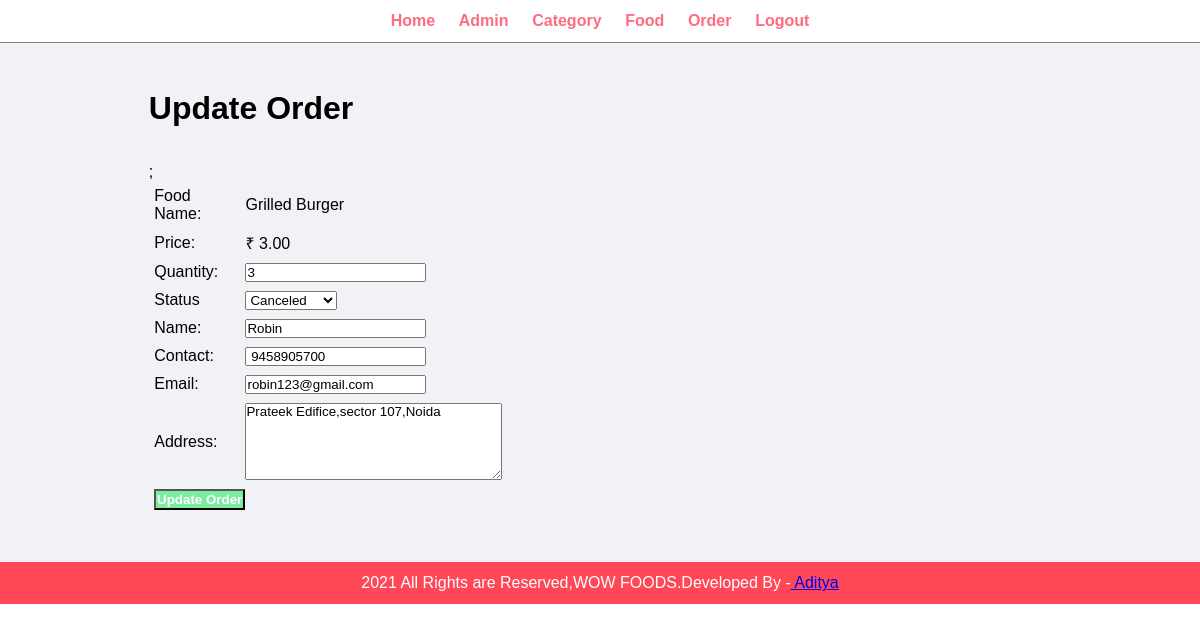
Screenshot of /admin/update-order.php?id=4 (signed in) with the database file from the repository.
### tables this page shows
CREATE TABLE `tbl_order` (
  `id` int(10) UNSIGNED NOT NULL,
  `food` varchar(150) NOT NULL,
  `price` decimal(10,2) NOT NULL,
  `qty` int(11) NOT NULL,
  `total` decimal(10,2) NOT NULL,
  `order_date` datetime NOT NULL,
  `status` varchar(100) NOT NULL,
  `customer_name` varchar(150) NOT NULL,
  `customer_contact` varchar(20) NOT NULL,
  `customer_email` varchar(150) NOT NULL,
  `customer_address` varchar(255) NOT NULL
);

### admin/update-order.php (the view, shortened to what this page needs)
<?php
include('partials/menu.php'); ?>
<div class="main-content">
    <div class="wrapper">
      <h1> Update Order</h1>
      <br><br>
      <?php
       if(isset($_GET['id']))
       {
         $id=$_GET['id'];
         $sql="SELECT * FROM tbl_order WHERE id=$id";
         $res=mysqli_query($conn, $sql);
        $count = mysqli_num_rows($res);
         if($count==1)
         {
           $row=mysqli_fetch_assoc($res);
           $food = $row['food'];
           $price = $row['price'];
           $qty=$row['qty'];
           $status=$row['status'];
           $customer_name=$row['customer_name'];
           $customer_contact=$row['customer_contact'];
           $customer_email=$row['customer_email'];
           $customer_address=$row['customer_address'];
         }else
         {
                         header('location:'.SITEURL.'admin/manage-order.php');
         }
         }else{
           header('location:'.SITEURL.'admin/manage-order.php');
       }
       ?>
      <form action="" method="POST" enctype="multipart/form-data">
      <table class="tbl-30">
        <tr>
            <td> Food Name: </td>
            <td>
              <?php echo $food ;?>
            </td>
        </tr>
        <td> Price: </td>
            <td> <?php echo "₹ " ?>
              <?php echo $price ;?>
            </td>
         <tr>
            <td> Quantity: </td>
            <td>
            <input type="number" name="qty" value="<?php echo $qty ;?>">
            </td>
         </tr>
         <tr>
              <td> Status </td>
              <td>
                  <select name="status">
                      <option <?php if($status=="Canceled"){echo "selected";} ?> value="Canceled">Canceled</option>
                    </select>
             </td>
          </tr>
         <tr>
              <td>Name: </td>
              <td>
                 <input type="text" name="customer_name" value="<?php echo $customer_name; ?>">
             </td>
          </tr>
         <tr>
              <td>Contact: </td>
              <td>
                 <input type="text" name="customer_contact" value="<?php echo $customer_contact; ?>">
             </td>
          </tr>
         <tr>
              <td> Email: </td>
              <td>
                 <input type="text" name="customer_email" value="<?php echo $customer_email; ?>">
             </td>
          </tr>
         <tr>
              <td> Address: </td>
              <td>
                 <textarea name="customer_address"  cols="30" rows="5"><?php echo $customer_address; ?></textarea>
             </td>
          </tr>
          <tr>
              <td clospan="2">
                  <input type="submit" name="submit" value="Update Order" class="btn-secondary">
               </td>
          </tr>
      </table>
      </form>
    </div>
</div>
<?php include('partials/footer.php');?>

### css/admin.css (style rules this page uses)
* { margin: 0; padding: 0; font-family: Arial, Helvetica, sans-serif; }
.wrapper { padding: 1%; width: 80%; margin: 0 auto; }
.tbl-30 { width: 30%; }
table tr td { padding: 1%; }
.btn-secondary { background-color: #7bed9f; padding : 1%; color: white; text-decoration:none; font-weight: bold; }
.main-content { background-color: #f1f2f6; padding: 3%; }

### rows the page displays
tbl_order: food "Grilled Burger", price "3.00", qty "3", status "Canceled", customer_name "Robin", customer_contact "9458905700", customer_email "robin123@gmail.com", customer_address "Prateek Edifice,sector 107,Noida"
